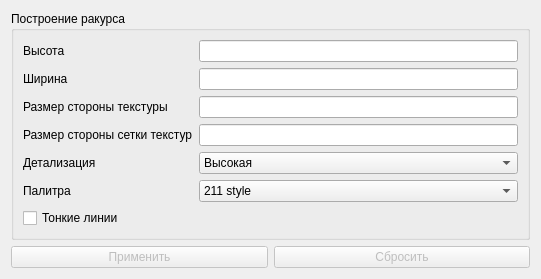
<?xml version="1.0" encoding="UTF-8"?>
<ui version="4.0">
 <class>setup_dialog</class>
 <widget class="QDialog" name="setup_dialog">
  <property name="geometry">
   <rect>
    <x>0</x>
    <y>0</y>
    <width>541</width>
    <height>246</height>
   </rect>
  </property>
  <property name="minimumSize">
   <size>
    <width>0</width>
    <height>0</height>
   </size>
  </property>
  <property name="windowTitle">
   <string>Настройки</string>
  </property>
  <property name="windowIcon">
   <iconset resource="../resources.qrc">
    <normaloff>:/icons/logo</normaloff>:/icons/logo</iconset>
  </property>
  <layout class="QGridLayout" name="gridLayout_2">
   <item row="0" column="0">
    <layout class="QVBoxLayout" name="verticalLayout_3">
     <item>
      <widget class="QGroupBox" name="groupBox">
       <property name="title">
        <string>Построение ракурса</string>
       </property>
       <layout class="QGridLayout" name="gridLayout">
        <item row="0" column="0">
         <layout class="QHBoxLayout" name="horizontalLayout">
          <item>
           <layout class="QVBoxLayout" name="verticalLayout">
            <item>
             <widget class="QLabel" name="label">
              <property name="text">
               <string>Высота</string>
              </property>
             </widget>
            </item>
            <item>
             <widget class="QLabel" name="label_2">
              <property name="text">
               <string>Ширина</string>
              </property>
             </widget>
            </item>
            <item>
             <widget class="QLabel" name="label_3">
              <property name="text">
               <string>Размер стороны текстуры</string>
              </property>
             </widget>
            </item>
            <item>
             <widget class="QLabel" name="label_4">
              <property name="text">
               <string>Размер стороны сетки текстур</string>
              </property>
             </widget>
            </item>
            <item>
             <widget class="QLabel" name="label_5">
              <property name="text">
               <string>Детализация</string>
              </property>
             </widget>
            </item>
            <item>
             <widget class="QLabel" name="label_6">
              <property name="text">
               <string>Палитра</string>
              </property>
             </widget>
            </item>
           </layout>
          </item>
          <item>
           <layout class="QVBoxLayout" name="verticalLayout_2">
            <item>
             <widget class="QLineEdit" name="height_edit"/>
            </item>
            <item>
             <widget class="QLineEdit" name="width_edit"/>
            </item>
            <item>
             <widget class="QLineEdit" name="texture_size_edit"/>
            </item>
            <item>
             <widget class="QLineEdit" name="texture_per_row_edit"/>
            </item>
            <item>
             <widget class="QComboBox" name="accuracy_box">
              <item>
               <property name="text">
                <string>Высокая</string>
               </property>
              </item>
              <item>
               <property name="text">
                <string>Низкая</string>
               </property>
              </item>
             </widget>
            </item>
            <item>
             <widget class="QComboBox" name="palette_box">
              <item>
               <property name="text">
                <string>211 style</string>
               </property>
              </item>
              <item>
               <property name="text">
                <string>Akinin's style</string>
               </property>
              </item>
             </widget>
            </item>
           </layout>
          </item>
         </layout>
        </item>
        <item row="1" column="0">
         <widget class="QCheckBox" name="is_polygon_as_a_line_box">
          <property name="text">
           <string>Тонкие линии</string>
          </property>
         </widget>
        </item>
       </layout>
      </widget>
     </item>
     <item>
      <layout class="QHBoxLayout" name="horizontalLayout_2">
       <item>
        <widget class="QPushButton" name="apply_button">
         <property name="enabled">
          <bool>false</bool>
         </property>
         <property name="text">
          <string>Применить</string>
         </property>
        </widget>
       </item>
       <item>
        <widget class="QPushButton" name="reset_button">
         <property name="enabled">
          <bool>false</bool>
         </property>
         <property name="text">
          <string>Сбросить</string>
         </property>
        </widget>
       </item>
      </layout>
     </item>
    </layout>
   </item>
  </layout>
 </widget>
 <tabstops>
  <tabstop>height_edit</tabstop>
  <tabstop>width_edit</tabstop>
  <tabstop>texture_size_edit</tabstop>
  <tabstop>texture_per_row_edit</tabstop>
  <tabstop>accuracy_box</tabstop>
  <tabstop>palette_box</tabstop>
  <tabstop>is_polygon_as_a_line_box</tabstop>
  <tabstop>apply_button</tabstop>
  <tabstop>reset_button</tabstop>
 </tabstops>
 <resources>
  <include location="../resources.qrc"/>
 </resources>
 <connections/>
</ui>
